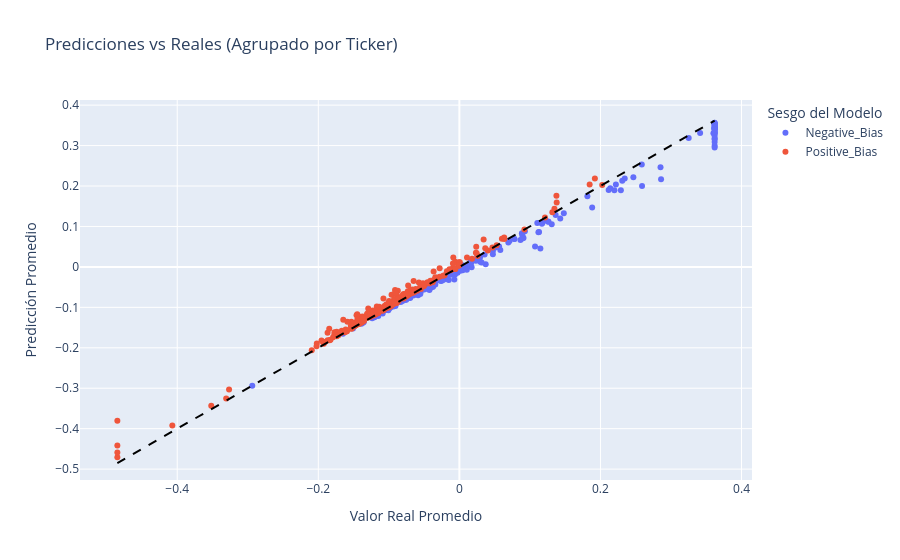

The notebook cell saved with this chart:
### Markdown cell above
Se generan 2 clusters segun las predicciones:
* Positive_Bias: si los residuos son mayores o iguales a cero.
* Negative_Bias: si los residuos son menores a cero.

### Code cell
# Se dividen los datos para predecir el valor de la última fecha disponible para cada ticker en el conjunto de test
X_train = X.iloc[:-len(df['Ticker'].unique())]  # Todos menos la última fecha de cada ticker
y_train = y.iloc[:-len(df['Ticker'].unique())]
X_test = X.iloc[-len(df['Ticker'].unique()):]   # Solo la última fecha de cada ticker
y_test = y.iloc[-len(df['Ticker'].unique()):]

# Recuperar el ticker usando el indice de y_test
tickers_test = df.loc[y_test.index, 'Ticker']

# Predicciones en el conjunto de test
y_pred = pipe.predict(X_test)

# Consolidar resultados individuales en un DataFrame
resultados_df = pd.DataFrame({
    'Ticker': tickers_test,
    'Predicho': y_pred,
    'Real': y_test
})

# Calcular el residuo para cada predicción
resultados_df['Residuo'] = resultados_df['Predicho'] - resultados_df['Real']

# Agrupar por ticker
resultados_agrupados = resultados_df.groupby('Ticker')[['Predicho', 'Real', 'Residuo']].mean()

# Generar el Cluster sobre el promedio de los residuos
resultados_agrupados['Cluster'] = ['Positive_Bias' if r >= 0 else 'Negative_Bias' 
                                   for r in resultados_agrupados['Residuo']]

# Visualizar
fig = px.scatter(
    resultados_agrupados, 
    x='Real', 
    y='Predicho', 
    color='Cluster',
    hover_name=resultados_agrupados.index, 
    labels={'Real':'Valor Real Promedio', 'Predicho':'Predicción Promedio', 'Cluster':'Sesgo del Modelo'},
    title='Predicciones vs Reales (Agrupado por Ticker)'
)

# Línea de identidad perfecta
min_val = resultados_agrupados['Real'].min()
max_val = resultados_agrupados['Real'].max()
fig.add_shape(type='line', x0=min_val, y0=min_val, x1=max_val, y1=max_val,
              line=dict(color='black', dash='dash', width=2))
fig.show()

# Estadísticas por cluster a nivel Ticker
over_mask = resultados_agrupados['Cluster'] == 'Positive_Bias'
under_mask = resultados_agrupados['Cluster'] == 'Negative_Bias'

print("\nEstadísticas por cluster (a nivel de Ticker):")
print(f"Overprediction: {over_mask.sum()} tickers, residuo medio global: {resultados_agrupados.loc[over_mask, 'Residuo'].mean():.4f}")
print(f"Underprediction: {under_mask.sum()} tickers, residuo medio global: {resultados_agrupados.loc[under_mask, 'Residuo'].mean():.4f}")

### Figure 1 — Plotly figure (JSON) as saved in the notebook; plotly's stock layout.template omitted (floating-point values rounded to 4 significant figures; data arrays with more than 128 entries replaced by an {"elided": "..."} marker saying what was removed)
{"data": [{"hovertemplate": "<b>%{hovertext}</b><br><br>Sesgo del Modelo=Negative_Bias<br>Valor Real Promedio=%{x}<br>Predicción Promedio=%{y}<extra></extra>", "hovertext": {"elided": "193 str values"}, "legendgroup": "Negative_Bias", "marker": {"color": "#636efa", "symbol": "circle"}, "mode": "markers", "name": "Negative_Bias", "orientation": "v", "showlegend": true, "type": "scatter", "x": {"elided": "193 float values"}, "xaxis": "x", "y": {"elided": "193 float values"}, "yaxis": "y"}, {"hovertemplate": "<b>%{hovertext}</b><br><br>Sesgo del Modelo=Positive_Bias<br>Valor Real Promedio=%{x}<br>Predicción Promedio=%{y}<extra></extra>", "hovertext": {"elided": "260 str values"}, "legendgroup": "Positive_Bias", "marker": {"color": "#EF553B", "symbol": "circle"}, "mode": "markers", "name": "Positive_Bias", "orientation": "v", "showlegend": true, "type": "scatter", "x": {"elided": "260 float values"}, "xaxis": "x", "y": {"elided": "260 float values"}, "yaxis": "y"}], "layout": {"legend": {"title": {"text": "Sesgo del Modelo"}, "tracegroupgap": 0}, "shapes": [{"line": {"color": "black", "dash": "dash", "width": 2}, "type": "line", "x0": -0.4849, "x1": 0.3619, "y0": -0.4849, "y1": 0.3619}], "title": {"text": "Predicciones vs Reales (Agrupado por Ticker)"}, "xaxis": {"anchor": "y", "domain": [0, 1], "title": {"text": "Valor Real Promedio"}}, "yaxis": {"anchor": "x", "domain": [0, 1], "title": {"text": "Predicción Promedio"}}}}
